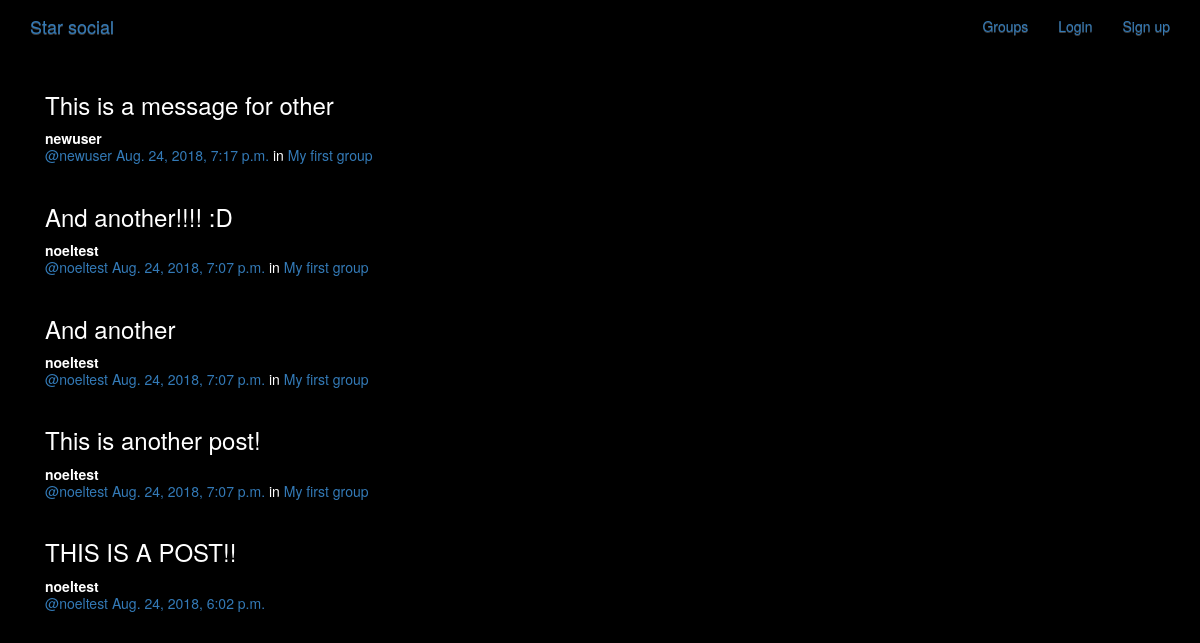
/posts/, run on the app's committed database.
### posts/models.py (models this page shows, shortened)
class Post(models.Model):
    user = models.ForeignKey(User, related_name="posts", on_delete=models.CASCADE)
    created_at = models.DateTimeField(auto_now=True)
    message = models.TextField()
    message_html = models.TextField(editable=False)
    group = models.ForeignKey(Group, related_name="posts",null=True, blank=True,  on_delete=models.CASCADE)
    class Meta:
        ordering = ["-created_at"]
        unique_together = ["user", "message"]

### groups/models.py (models this page shows, shortened)
class Group(models.Model):
    name = models.CharField(max_length=255, unique=True)
    slug = models.SlugField(allow_unicode=True, unique=True)
    description = models.TextField(blank=True, default='')
    description_html = models.TextField(editable=False, blank=True, default='')
    members = models.ManyToManyField(User, through='GroupMember')
    class Meta:
        ordering = ['name']

### posts/views.py (the view)
class PostList(SelectRelatedMixin, generic.ListView):
    model = models.Post
    select_related = ("user", "group")

### posts/templates/posts/post_list.html (shortened to what this page needs)
{% extends "posts/post_base.html" %}
{% load humanize %}
{% block post_content %}
<div class="col-md-8">
	{% for post in post_list %}
  {% include "posts/_post.html" %}
	{% endfor %}
</div>
{% endblock %}

### posts/templates/posts/_post.html (shortened to what this page needs)
<div class="post media">
	<h3>{{ post.message_html|safe }}</h3>
	<div class="media-body">
		<strong>{{ post.user.username }}</strong>
		<h5 class="media-heading">
			<span class="username"><a href="{% url 'posts:for_user' username=post.user.username %}">@{{ post.user.username }}</a></span>
			<time class="time"><a href="{% url 'posts:single' username=post.user.username pk=post.pk %}">{{ post.created_at }}</a></time>
			{% if post.group %}
			<span class="group-name">in <a href="#">{{ post.group.name }}</a></span>
			{% endif %}
		</h5>
	</div>
</div>

### static/simplesocial/css/master.css (style rules this page uses)
body { margin: 0; overflow: hidden; background-color: black; color:white; }

### data on the page
Post: message_html "This is a message for other", user.username "newuser", created_at "Aug. 24, 2018, 7:17 p.m.", group.name "My first group"
Post: message_html "And another!!!! :D", user.username "noeltest", created_at "Aug. 24, 2018, 7:07 p.m.", group.name "My first group"
Post: message_html "And another", user.username "noeltest", created_at "Aug. 24, 2018, 7:07 p.m.", group.name "My first group"
Post: message_html "This is another post!", user.username "noeltest", created_at "Aug. 24, 2018, 7:07 p.m.", group.name "My first group"
Post: message_html "THIS IS A POST!!", user.username "noeltest", created_at "Aug. 24, 2018, 6:02 p.m."
